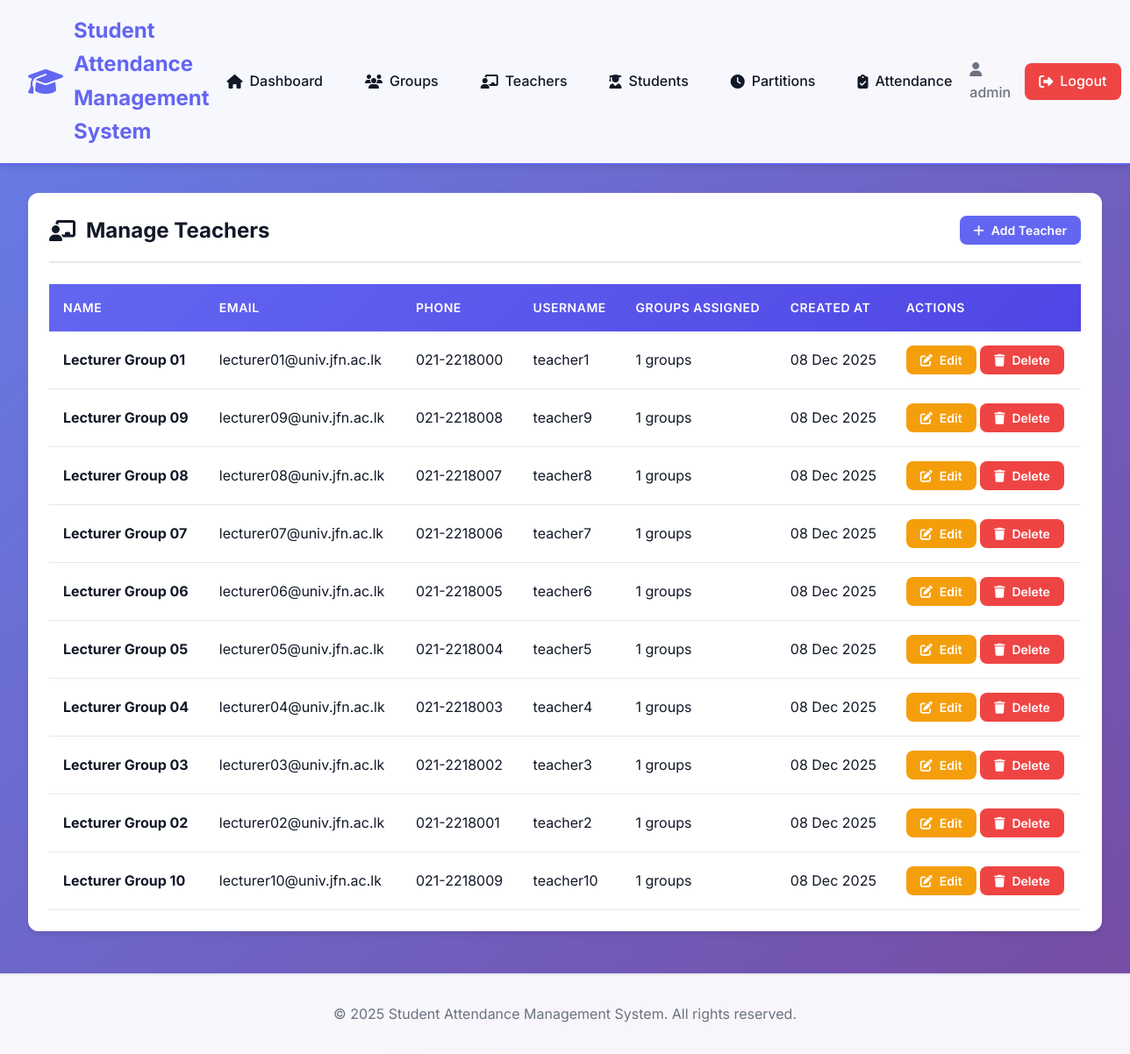
Screenshot of /admin/teachers.php (signed in) with the database file from the repository.
### tables this page shows
CREATE TABLE teachers (
    id INT AUTO_INCREMENT PRIMARY KEY,
    user_id INT NOT NULL,
    name VARCHAR(100) NOT NULL,
    email VARCHAR(100) UNIQUE NOT NULL,
    phone VARCHAR(20),
    created_at TIMESTAMP DEFAULT CURRENT_TIMESTAMP,
    FOREIGN KEY (user_id) REFERENCES users(id) ON DELETE CASCADE,
    INDEX idx_user_id (user_id)
);

CREATE TABLE users (
    id INT AUTO_INCREMENT PRIMARY KEY,
    username VARCHAR(50) UNIQUE NOT NULL,
    password VARCHAR(255) NOT NULL,
    role ENUM('admin', 'teacher') NOT NULL,
    created_at TIMESTAMP DEFAULT CURRENT_TIMESTAMP,
    INDEX idx_username (username),
    INDEX idx_role (role)
);

### includes/functions.php (called while the page is built, shortened)
<?php
function formatDate($date) {
    return date('d M Y', strtotime($date));
}
?>

### admin/teachers.php (the view, shortened to what this page needs)
<?php
require_once '../includes/header.php';
try {
    $stmt = $pdo->query("
        SELECT t.*, u.username,
               (SELECT COUNT(DISTINCT ga.group_id) FROM group_assignments ga WHERE ga.teacher_id = t.id) as group_count
        FROM teachers t
        JOIN users u ON t.user_id = u.id
        ORDER BY t.created_at DESC
    ");
    $teachers = $stmt->fetchAll();
} catch (PDOException $e) {
    setFlashMessage('danger', 'Error loading teachers.');
    $teachers = [];
}
?>
<div class="card">
    <div class="card-header">
        <h2><i class="fas fa-chalkboard-teacher"></i> Manage Teachers</h2>
        <button onclick="openModal('createTeacherModal')" class="btn btn-primary btn-sm">
            <i class="fas fa-plus"></i> Add Teacher
        </button>
    </div>
    <div class="card-body">
        <?php if (empty($teachers)): ?>
            <p class="text-center" style="color: var(--text-secondary); padding: 2rem;">
                <i class="fas fa-info-circle"></i> No teachers added yet.
            </p>
        <?php else: ?>
            <div class="table-responsive">
                <table id="teachersTable">
                    <thead>
                        <tr>
                            <th>Name</th>
                            <th>Email</th>
                            <th>Phone</th>
                            <th>Username</th>
                            <th>Groups Assigned</th>
                            <th>Created At</th>
                            <th>Actions</th>
                        </tr>
                    </thead>
                    <tbody>
                        <?php foreach ($teachers as $teacher): ?>
                        <tr>
                            <td><strong><?php echo htmlspecialchars($teacher['name']); ?></strong></td>
                            <td><?php echo htmlspecialchars($teacher['email']); ?></td>
                            <td><?php echo htmlspecialchars($teacher['phone']); ?></td>
                            <td><?php echo htmlspecialchars($teacher['username']); ?></td>
                            <td><?php echo $teacher['group_count']; ?> groups</td>
                            <td><?php echo formatDate($teacher['created_at']); ?></td>
                            <td>
                                <button onclick="editTeacher(<?php echo $teacher['id']; ?>, '<?php echo htmlspecialchars($teacher['name'], ENT_QUOTES); ?>', '<?php echo htmlspecialchars($teacher['email'], ENT_QUOTES); ?>', '<?php echo htmlspecialchars($teacher['phone'], ENT_QUOTES); ?>')" class="btn btn-sm btn-warning">
                                    <i class="fas fa-edit"></i> Edit
                                </button>
                                <form method="POST" style="display: inline;" onsubmit="return confirm('Delete this teacher? This will also remove their user account.');">
                                    <button type="submit" class="btn btn-sm btn-danger">
                                        <i class="fas fa-trash"></i> Delete
                                    </button>
                                </form>
                            </td>
                        </tr>
                        <?php endforeach; ?>
                    </tbody>
                </table>
            </div>
        <?php endif; ?>
    </div>
</div>
<?php require_once '../includes/footer.php'; ?>

### css/style.css (style rules this page uses)
:root { --primary-color: #6366f1; --primary-dark: #4f46e5; --primary-light: #818cf8; --secondary-color: #8b5cf6; --success-color: #10b981; --danger-color: #ef4444; --warning-color: #f59e0b; --info-color: #3b82f6; --dark-color: #1f2937; --light-color: #f9fafb; --border-color: #e5e7eb; --text-primary: #111827; --text-secondary: #6b7280; --shadow-sm: 0 1px 2px 0 rgba(0, 0, 0, 0.05); --shadow-md: 0 4px 6px -1px rgba(0, 0, 0, 0.1); --shadow-lg: 0 10px 15px -3px rgba(0, 0, 0, 0.1); --shadow-xl: 0 20px 25px -5px rgba(0, 0, 0, 0.1); --radius-sm: 0.375rem; --radius-md: 0.5rem; --radius-lg: 0.75rem; --transition: all 0.3s cubic-bezier(0.4, 0, 0.2, 1); }
* { margin: 0; padding: 0; box-sizing: border-box; }
body { font-family: 'Inter', -apple-system, BlinkMacSystemFont, 'Segoe UI', Roboto, sans-serif; background: linear-gradient(135deg, #667eea 0%, #764ba2 100%); min-height: 100vh; color: var(--text-primary); line-height: 1.6; }
.card { background: white; border-radius: var(--radius-lg); box-shadow: var(--shadow-md); padding: 1.5rem; margin-bottom: 1.5rem; transition: var(--transition); }
.card-header { display: flex; justify-content: space-between; align-items: center; margin-bottom: 1.5rem; padding-bottom: 1rem; border-bottom: 2px solid var(--border-color); }
.card-header h2 { font-size: 1.5rem; color: var(--text-primary); display: flex; align-items: center; gap: 0.75rem; }
.card-body { padding: 0; }
.btn { padding: 0.75rem 1.5rem; border: none; border-radius: var(--radius-md); font-size: 1rem; font-weight: 600; cursor: pointer; transition: var(--transition); display: inline-flex; align-items: center; gap: 0.5rem; text-decoration: none; font-family: inherit; }
.btn-primary { background: var(--primary-color); color: white; }
.btn-danger { background: var(--danger-color); color: white; }
.btn-warning { background: var(--warning-color); color: white; }
.btn-sm { padding: 0.5rem 1rem; font-size: 0.875rem; }
.table-responsive { overflow-x: auto; margin-top: 1rem; }
table { width: 100%; border-collapse: collapse; background: white; }
thead { background: linear-gradient(135deg, var(--primary-color), var(--primary-dark)); color: white; }
th { padding: 1rem; text-align: left; font-weight: 600; font-size: 0.875rem; text-transform: uppercase; letter-spacing: 0.5px; }
td { padding: 1rem; border-bottom: 1px solid var(--border-color); }
tbody tr { transition: var(--transition); }

### rows the page displays
teachers: name "Lecturer Group 01", email "lecturer01@univ.jfn.ac.lk", phone "021-2218000", user.username "teacher1", group_count "1", created_at "08 Dec 2025"
teachers: name "Lecturer Group 09", email "lecturer09@univ.jfn.ac.lk", phone "021-2218008", user.username "teacher9", group_count "1", created_at "08 Dec 2025"
teachers: name "Lecturer Group 08", email "lecturer08@univ.jfn.ac.lk", phone "021-2218007", user.username "teacher8", group_count "1", created_at "08 Dec 2025"
teachers: name "Lecturer Group 07", email "lecturer07@univ.jfn.ac.lk", phone "021-2218006", user.username "teacher7", group_count "1", created_at "08 Dec 2025"
teachers: name "Lecturer Group 06", email "lecturer06@univ.jfn.ac.lk", phone "021-2218005", user.username "teacher6", group_count "1", created_at "08 Dec 2025"
teachers: name "Lecturer Group 05", email "lecturer05@univ.jfn.ac.lk", phone "021-2218004", user.username "teacher5", group_count "1", created_at "08 Dec 2025"
teachers: name "Lecturer Group 04", email "lecturer04@univ.jfn.ac.lk", phone "021-2218003", user.username "teacher4", group_count "1", created_at "08 Dec 2025"
teachers: name "Lecturer Group 03", email "lecturer03@univ.jfn.ac.lk", phone "021-2218002", user.username "teacher3", group_count "1", created_at "08 Dec 2025"
teachers: name "Lecturer Group 02", email "lecturer02@univ.jfn.ac.lk", phone "021-2218001", user.username "teacher2", group_count "1", created_at "08 Dec 2025"
teachers: name "Lecturer Group 10", email "lecturer10@univ.jfn.ac.lk", phone "021-2218009", user.username "teacher10", group_count "1", created_at "08 Dec 2025"

### other values shown
APP_NAME "Student Attendance Management System"
$_SESSION['username'] "admin"
